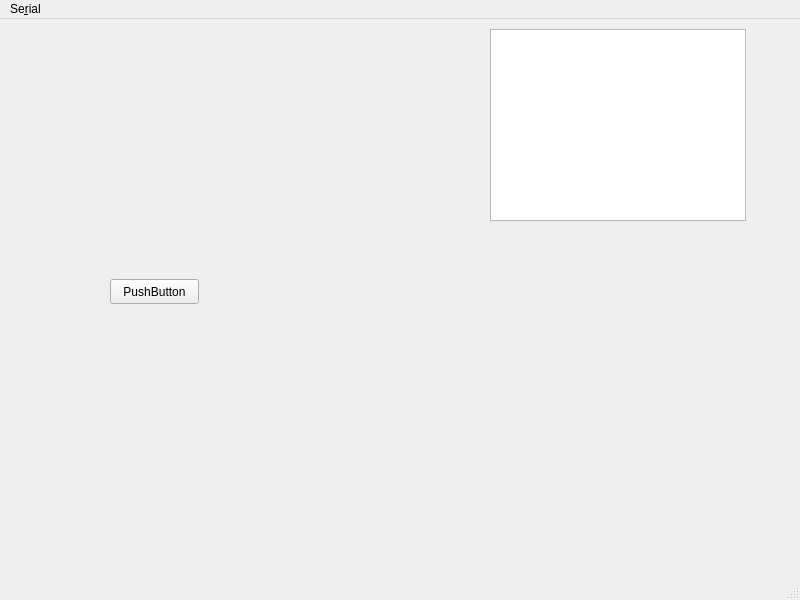
<?xml version="1.0" encoding="UTF-8"?>
<ui version="4.0">
 <class>MainWindow</class>
 <widget class="QMainWindow" name="MainWindow">
  <property name="geometry">
   <rect>
    <x>0</x>
    <y>0</y>
    <width>800</width>
    <height>600</height>
   </rect>
  </property>
  <property name="windowTitle">
   <string>MainWindow</string>
  </property>
  <widget class="QWidget" name="centralwidget">
   <widget class="QPushButton" name="pushButton">
    <property name="geometry">
     <rect>
      <x>110</x>
      <y>260</y>
      <width>89</width>
      <height>25</height>
     </rect>
    </property>
    <property name="text">
     <string>PushButton</string>
    </property>
   </widget>
   <widget class="QTextBrowser" name="textBrowser">
    <property name="geometry">
     <rect>
      <x>490</x>
      <y>10</y>
      <width>256</width>
      <height>192</height>
     </rect>
    </property>
   </widget>
  </widget>
  <widget class="QMenuBar" name="menubar">
   <property name="geometry">
    <rect>
     <x>0</x>
     <y>0</y>
     <width>800</width>
     <height>22</height>
    </rect>
   </property>
   <widget class="QMenu" name="menuSerial">
    <property name="title">
     <string>Se&amp;rial</string>
    </property>
   </widget>
   <addaction name="menuSerial"/>
  </widget>
  <widget class="QStatusBar" name="statusbar"/>
 </widget>
 <resources/>
 <connections>
  <connection>
   <sender>pushButton</sender>
   <signal>clicked()</signal>
   <receiver>textBrowser</receiver>
   <slot>paste()</slot>
   <hints>
    <hint type="sourcelabel">
     <x>178</x>
     <y>300</y>
    </hint>
    <hint type="destinationlabel">
     <x>497</x>
     <y>111</y>
    </hint>
   </hints>
  </connection>
 </connections>
</ui>
